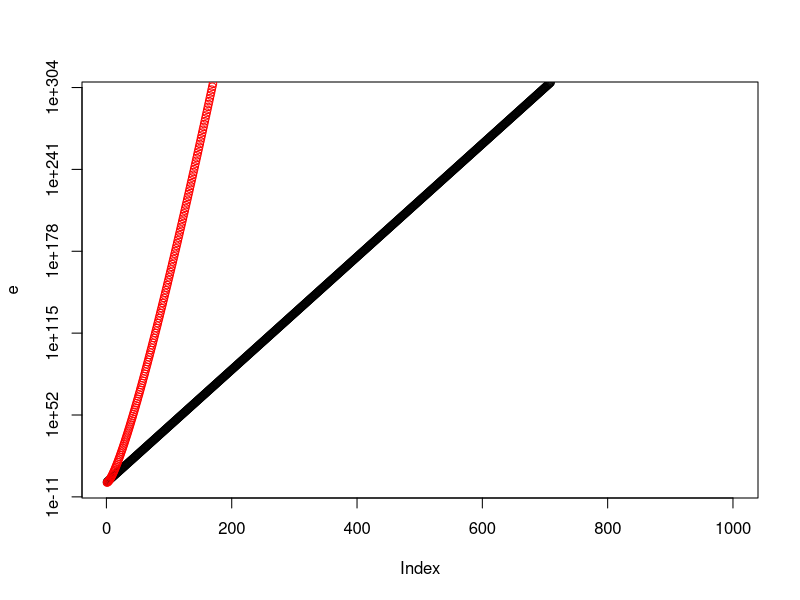

Write the R code that produced this figure.
N = 1000
e = exp(1:N)
p = c()
for (i in c(1:N)) p[i] = prod(1:i)

plot(e, log="y")
points(p, col="red")
# plot(exp(0), log="y")
# for (i in c(1:10)) {
# 	plot(exp(i), log="y")
# 	# points(prod(1:i), col="red")
# 	Sys.sleep(0.1)
# }